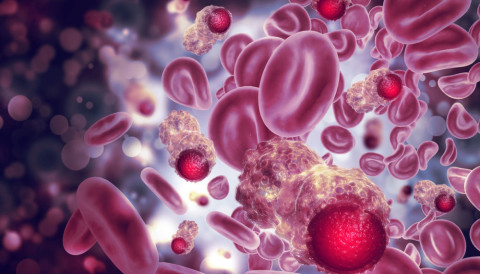
#> input picture data/cancer.jpg, 480 x 274 px
$ python -i utils.py   (imports and definitions only)
#> lines starting #> are read from the running program, lines starting #| are printed output that depends on the picture
import cv2
import numpy as np
import matplotlib.pyplot as plt


def histogram(image_path, channel=None, mask=None, hist_size=None, ranges=None) -> None:
#> called with image_path = '../data/cancer.jpg'
    if channel is None:
        channel = [0]
        img = cv2.imread(image_path, 0)
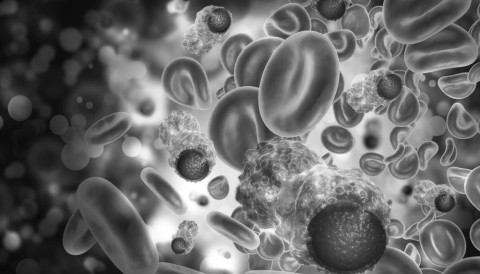
#> img: shape (274, 480); min 9, max 255, mean 105
    else:
        img = cv2.imread(image_path)

    if hist_size is None:
        hist_size = [256]

    if ranges is None:
        ranges = [0, 256]

    if mask is not None:
        mask = np.zeros(img.shape[:2], np.uint8)
        mask[100:300, 100:400] = 255
        masked_img = cv2.bitwise_and(img, img, mask=mask)
        hist = cv2.calcHist([img], channel,  masked_img, hist_size, ranges)
    else:
        hist = cv2.calcHist([img], channel, None, hist_size, ranges)
#> hist = 256 values, max 1004 at index 88, min 0 at index 0, mean 513.8

    plt.plot(hist)
    plt.show()
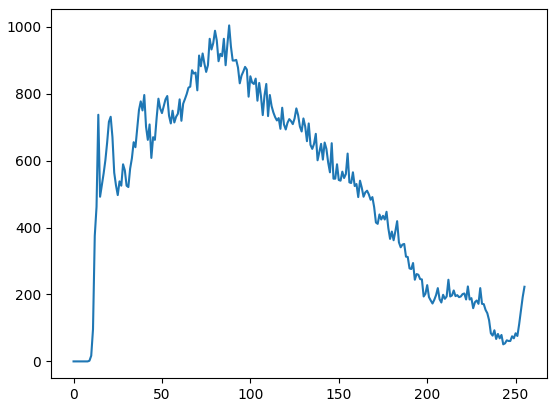
#> figure drawn by matplotlib, 1 panel; curve peaks at x = 88, y = 1004

>>> result = histogram('../data/cancer.jpg')

$ run again, on data/family.jpg
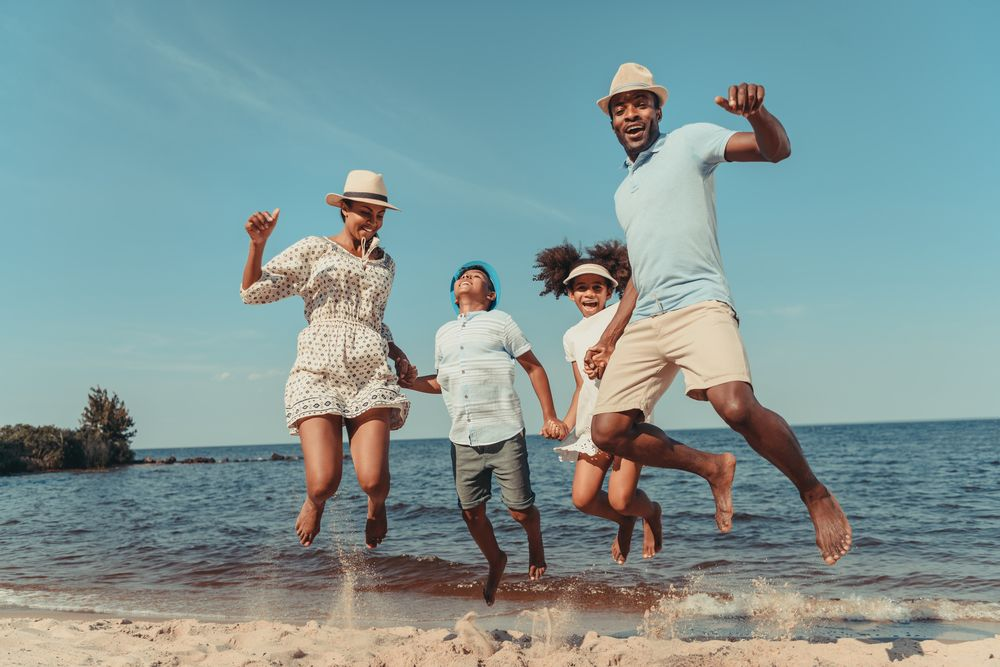
#> input picture data/family.jpg, 1000 x 667 px
#> in histogram, `img = cv2.imread(image_path, 0)`:
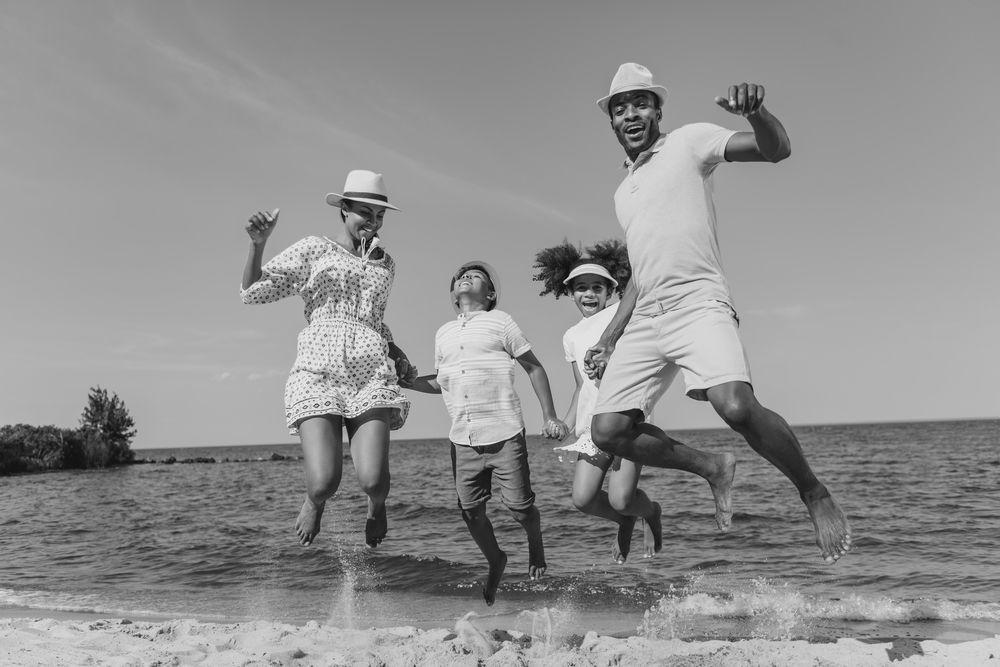
#> img: shape (667, 1000); min 0, max 253, mean 145.1
#> hist = 256 values, max 13537 at index 157, min 0 at index 2, mean 2605.5
#> in histogram, `plt.show()`:
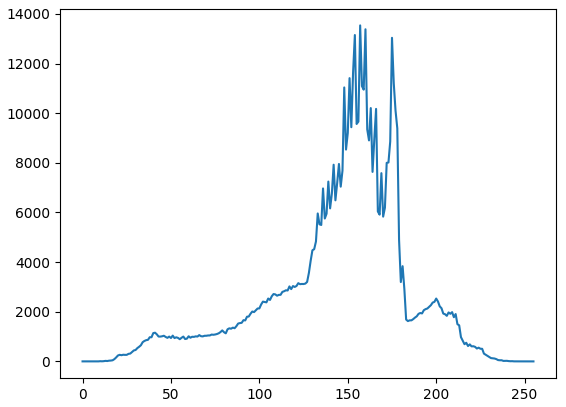
#> figure drawn by matplotlib, 1 panel; curve peaks at x = 157, y = 13537

$ run again, on data/lines.jpg
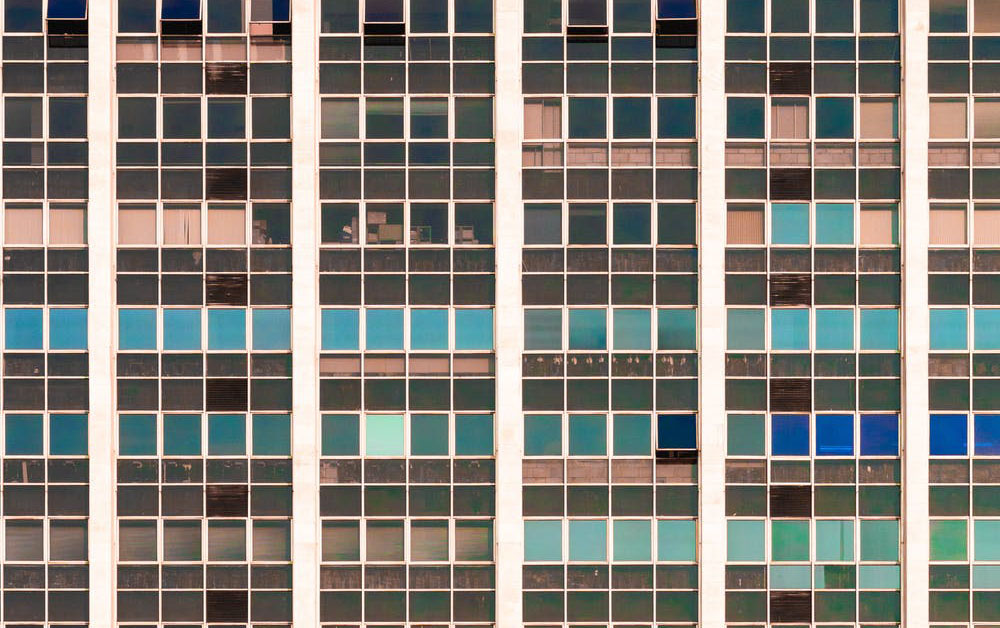
#> input picture data/lines.jpg, 1000 x 628 px
#> in histogram, `img = cv2.imread(image_path, 0)`:
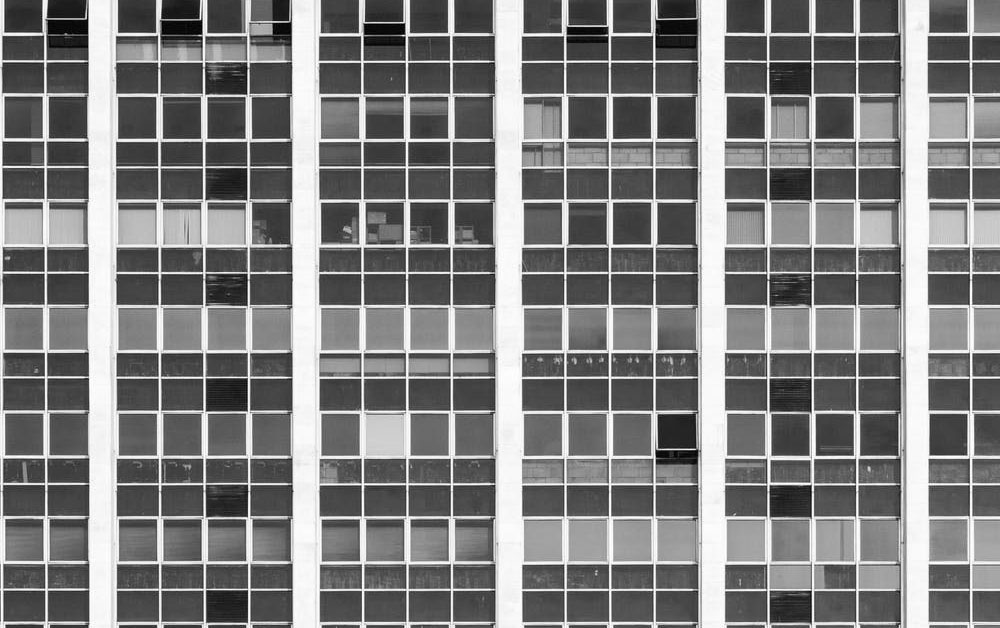
#> img: shape (628, 1000); min 0, max 255, mean 127.2
#> hist = 256 values, max 12065 at index 70, min 27 at index 0, mean 2453.1
#> in histogram, `plt.show()`:
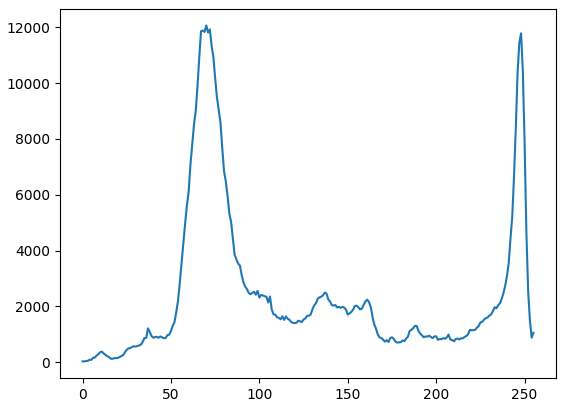
#> figure drawn by matplotlib, 1 panel; curve peaks at x = 70, y = 12065
